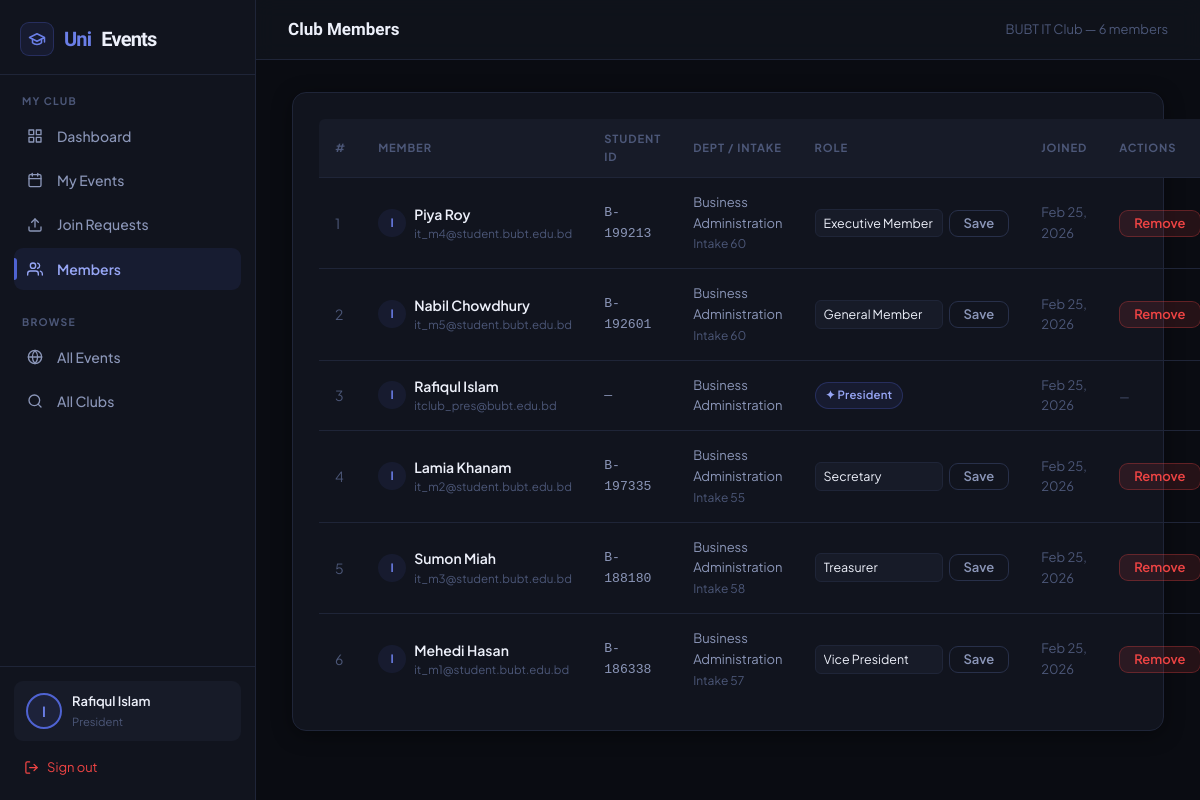
/dashboard/president/members/ (signed in), run on the app's committed database.
### accounts/models.py (models this page shows, shortened)
class CustomUser(AbstractUser):
    USER_TYPE_CHOICES = (
        ('student', 'Student'),
        ('faculty', 'Faculty'),
        ('admin', 'Administrator'),
        ('president', 'President'),
    )
    user_type = models.CharField(max_length=20, choices=USER_TYPE_CHOICES, default='student')
    student_id = models.CharField(max_length=20, blank=True, null=True)
    phone = models.CharField(max_length=15, blank=True, null=True)
    profile_picture = models.ImageField(upload_to='profile_pics/', blank=True, null=True)
    bio = models.TextField(blank=True, null=True)
    department = models.CharField(max_length=100, blank=True, null=True)
    intake = models.CharField(max_length=20, blank=True, null=True, help_text="e.g. 49, 50, Fall-2022")
    year = models.IntegerField(blank=True, null=True)
    is_verified = models.BooleanField(default=False)

### clubs/models.py (models this page shows, shortened)
class Club(models.Model):
    STATUS_CHOICES = (
        ('active', 'Active'),
        ('inactive', 'Inactive'),
        ('pending', 'Pending Approval'),
    )
    name = models.CharField(max_length=200)
    slug = models.SlugField(unique=True)
    description = models.TextField()
    short_description = models.CharField(max_length=300, blank=True, null=True)
    category = models.ForeignKey(ClubCategory, on_delete=models.SET_NULL, null=True, blank=True)
    logo = models.ImageField(upload_to='club_logos/', blank=True, null=True)
    banner = models.ImageField(upload_to='club_banners/', blank=True, null=True)
    president = models.ForeignKey(settings.AUTH_USER_MODEL, on_delete=models.CASCADE, related_name='president_of')
    vice_president = models.ForeignKey(settings.AUTH_USER_MODEL, on_delete=models.SET_NULL, null=True, blank=True, related_name='vice_president_of')
    faculty_advisor = models.ForeignKey(settings.AUTH_USER_MODEL, on_delete=models.SET_NULL, null=True, blank=True, related_name='faculty_advisor_of')
    email = models.EmailField(blank=True, null=True)
    website = models.URLField(blank=True, null=True)
    social_facebook = models.URLField(blank=True, null=True)
    social_instagram = models.URLField(blank=True, null=True)
    social_linkedin = models.URLField(blank=True, null=True)
    status = models.CharField(max_length=20, choices=STATUS_CHOICES, default='pending')
    established_date = models.DateField(default=timezone.now)
    created_at = models.DateTimeField(auto_now_add=True)
    updated_at = models.DateTimeField(auto_now=True)
    class Meta:
        ordering = ['name']

class ClubMember(models.Model):
    ROLE_CHOICES = (
        ('president', 'President'),
        ('vice_president', 'Vice President'),
        ('treasurer', 'Treasurer'),
        ('secretary', 'Secretary'),
        ('executive', 'Executive Member'),
        ('member', 'General Member'),
    )
    STATUS_CHOICES = (
        ('active', 'Active'),
        ('inactive', 'Inactive'),
        ('pending', 'Pending'),
    )
    club = models.ForeignKey(Club, on_delete=models.CASCADE, related_name='members')
    user = models.ForeignKey(settings.AUTH_USER_MODEL, on_delete=models.CASCADE, related_name='club_memberships')
    role = models.CharField(max_length=20, choices=ROLE_CHOICES, default='member')
    status = models.CharField(max_length=20, choices=STATUS_CHOICES, default='pending')
    joined_date = models.DateTimeField(auto_now_add=True)
    approved_by = models.ForeignKey(settings.AUTH_USER_MODEL, on_delete=models.SET_NULL, null=True, blank=True, related_name='approved_memberships')
    approved_at = models.DateTimeField(null=True, blank=True)
    additional_info = models.TextField(blank=True, null=True)
    class Meta:
        unique_together = ['club', 'user']
        ordering = ['-joined_date']

### dashboard/views.py (the view, shortened to what this page needs)
# urls.py: path('president/members/', views.president_member_list, name='president_member_list'),
@login_required
def president_member_list(request):
    user = request.user
    club = Club.objects.filter(president=user, status='active').first()
    if not club:
        return redirect('dashboard')
    members = ClubMember.objects.filter(
        club=club, status='active'
    ).select_related('user').order_by('role', 'joined_date')
    context = {
        'club': club,
        'members': members,
        'role_choices': ClubMember.ROLE_CHOICES,
    }
    return render(request, 'dashboard/president/member_list.html', context)

### templates/dashboard/president/member_list.html (shortened to what this page needs)
{% extends 'base.html' %}
{% block page_title %}Club Members{% endblock %}
{% block topbar_actions %}
  <span style="font-size:0.8125rem;color:var(--txt3);">{{ club.name }} — {{ members|length }} members</span>
{% endblock %}
{% block app_content %}
<div class="card fade-up">
  <table class="data-table">
    <thead>
      <tr>
        <th>#</th>
        <th>Member</th>
        <th>Student ID</th>
        <th>Dept / Intake</th>
        <th>Role</th>
        <th>Joined</th>
        <th>Actions</th>
      </tr>
    </thead>
    <tbody>
      {% for member in members %}
      <tr>
        <td style="color:var(--txt3);">{{ forloop.counter }}</td>
        <td>
          <div style="display:flex;align-items:center;gap:8px;">
            <div style="width:28px;height:28px;border-radius:50%;background:var(--a-bg);display:flex;align-items:center;justify-content:center;font-size:0.72rem;font-weight:700;color:var(--a2);flex-shrink:0;">{{ member.user.username|slice:":1"|upper }}</div>
            <div>
              <div style="font-weight:600;color:var(--txt);">{{ member.user.get_full_name|default:member.user.username }}</div>
              <div style="font-size:0.72rem;color:var(--txt3);">{{ member.user.email }}</div>
            </div>
          </div>
        </td>
        <td style="font-family:monospace;font-size:0.82rem;color:var(--txt2);">{{ member.user.student_id|default:"—" }}</td>
        <td style="font-size:0.8125rem;">
          {{ member.user.department|default:"—" }}
          {% if member.user.intake %}<br><span style="color:var(--txt3);font-size:0.75rem;">Intake {{ member.user.intake }}</span>{% endif %}
        </td>
        <td>
          {% if member.role == 'president' %}
          <span class="badge badge-accent">✦ President</span>
          {% else %}
          <form method="post" style="display:flex;align-items:center;gap:6px;">
            <select name="new_role" style="padding:4px 8px;font-size:0.78rem;border-radius:var(--r-xs);border:1px solid var(--border);background:var(--surface2);color:var(--txt);width:auto;">
              {% for r_val, r_label in role_choices %}
              {% if r_val != 'president' %}
              <option value="{{ r_val }}" {% if member.role == r_val %}selected{% endif %}>{{ r_label }}</option>
              {% endif %}
              {% endfor %}
            </select>
            <button type="submit" class="btn btn-sm btn-ghost">Save</button>
          </form>
          {% endif %}
        </td>
        <td style="color:var(--txt3);font-size:0.8125rem;">{{ member.joined_date|date:"M d, Y" }}</td>
        <td>
          {% if member.role != 'president' %}
          <form method="post" onsubmit="return confirm('Remove {{ member.user.username }} from {{ club.name }}?');">
            <button type="submit" class="btn btn-danger btn-sm">Remove</button>
          </form>
          {% else %}
          <span style="font-size:0.72rem;color:var(--txt3);">—</span>
          {% endif %}
        </td>
      </tr>
      {% empty %}
      <tr><td colspan="7" style="text-align:center;color:var(--txt3);padding:32px 0;">No members yet.</td></tr>
      {% endfor %}
    </tbody>
  </table>
</div>
{% endblock %}

### templates/base.html (shortened to what this page needs)
{% load static %}
<!DOCTYPE html>
<html lang="en">
<head>
</head>
<body>
{% if user.is_authenticated and request.resolver_match.url_name not in 'home,club_list,club_detail,event_list,event_detail,join_club,register,login' %}
<div class="app-layout">
  <aside class="sidebar">
    <div class="sidebar-brand">
      <a href="{% url 'home' %}">
        <div class="sb-icon"><svg width="18" height="18" viewBox="0 0 24 24" fill="none" stroke="currentColor" stroke-width="2" stroke-linecap="round" stroke-linejoin="round" style="color:var(--a2)"><path d="M22 10v6M2 10l10-5 10 5-10 5z"/><path d="M6 12v5c3 3 9 3 12 0v-5"/></svg></div>
        Uni<span>Events</span>
      </a>
    </div>
    {% if user.is_staff or user.user_type == 'admin' %}
    <div class="sb-section">
      <div class="sb-label">Overview</div>
      <ul class="sb-nav">
        <li><a href="{% url 'admin_dashboard' %}" class="{% if request.resolver_match.url_name == 'admin_dashboard' %}active{% endif %}">
          <span class="sb-icon2"><svg width="16" height="16" viewBox="0 0 24 24" fill="none" stroke="currentColor" stroke-width="2" stroke-linecap="round" stroke-linejoin="round"><rect x="3" y="3" width="7" height="7"/><rect x="14" y="3" width="7" height="7"/><rect x="14" y="14" width="7" height="7"/><rect x="3" y="14" width="7" height="7"/></svg></span> Dashboard
        </a></li>
        <li><a href="{% url 'admin_statistics' %}" class="{% if request.resolver_match.url_name == 'admin_statistics' %}active{% endif %}">
          <span class="sb-icon2"><svg width="16" height="16" viewBox="0 0 24 24" fill="none" stroke="currentColor" stroke-width="2" stroke-linecap="round" stroke-linejoin="round"><line x1="18" y1="20" x2="18" y2="10"/><line x1="12" y1="20" x2="12" y2="4"/><line x1="6" y1="20" x2="6" y2="14"/></svg></span> Statistics
        </a></li>
      </ul>
    </div>
    <div class="sb-section">
      <div class="sb-label">Manage</div>
      <ul class="sb-nav">
        <li><a href="{% url 'admin_club_list' %}" class="{% if 'club' in request.resolver_match.url_name %}active{% endif %}">
          <span class="sb-icon2"><svg width="16" height="16" viewBox="0 0 24 24" fill="none" stroke="currentColor" stroke-width="2" stroke-linecap="round" stroke-linejoin="round"><path d="M3 9l9-7 9 7v11a2 2 0 01-2 2H5a2 2 0 01-2-2z"/><polyline points="9 22 9 12 15 12 15 22"/></svg></span> Clubs
        </a></li>
        <li><a href="{% url 'admin_president_list' %}" class="{% if 'president' in request.resolver_match.url_name %}active{% endif %}">
          <span class="sb-icon2"><svg width="16" height="16" viewBox="0 0 24 24" fill="none" stroke="currentColor" stroke-width="2" stroke-linecap="round" stroke-linejoin="round"><circle cx="12" cy="8" r="4"/><path d="M5 20a7 7 0 0114 0"/><path d="M8 7l-2-3M16 7l2-3M12 4V2"/></svg></span> Presidents
        </a></li>
        <li><a href="{% url 'admin_event_requests' %}" class="{% if 'event_request' in request.resolver_match.url_name %}active{% endif %}">
          <span class="sb-icon2"><svg width="16" height="16" viewBox="0 0 24 24" fill="none" stroke="currentColor" stroke-width="2" stroke-linecap="round" stroke-linejoin="round"><path d="M14 2H6a2 2 0 00-2 2v16a2 2 0 002 2h12a2 2 0 002-2V8z"/><polyline points="14 2 14 8 20 8"/><line x1="16" y1="13" x2="8" y2="13"/><line x1="16" y1="17" x2="8" y2="17"/><polyline points="10 9 9 9 8 9"/></svg></span> Event Requests
        </a></li>
      </ul>
    </div>
    <div class="sb-section">
      <div class="sb-label">Browse</div>
      <ul class="sb-nav">
        <li><a href="{% url 'event_list' %}"><span class="sb-icon2"><svg width="16" height="16" viewBox="0 0 24 24" fill="none" stroke="currentColor" stroke-width="2" stroke-linecap="round" stroke-linejoin="round"><rect x="3" y="4" width="18" height="18" rx="2" ry="2"/><line x1="16" y1="2" x2="16" y2="6"/><line x1="8" y1="2" x2="8" y2="6"/><line x1="3" y1="10" x2="21" y2="10"/></svg></span> All Events</a></li>
        <li><a href="{% url 'club_list' %}"><span class="sb-icon2"><svg width="16" height="16" viewBox="0 0 24 24" fill="none" stroke="currentColor" stroke-width="2" stroke-linecap="round" stroke-linejoin="round"><circle cx="11" cy="11" r="8"/><line x1="21" y1="21" x2="16.65" y2="16.65"/></svg></span> All Clubs</a></li>
      </ul>
    </div>
    {% elif user.user_type == 'president' %}
    <div class="sb-section">
      <div class="sb-label">My Club</div>
      <ul class="sb-nav">
        <li><a href="{% url 'president_dashboard' %}" class="{% if request.resolver_match.url_name == 'president_dashboard' %}active{% endif %}">
          <span class="sb-icon2"><svg width="16" height="16" viewBox="0 0 24 24" fill="none" stroke="currentColor" stroke-width="2" stroke-linecap="round" stroke-linejoin="round"><rect x="3" y="3" width="7" height="7"/><rect x="14" y="3" width="7" height="7"/><rect x="14" y="14" width="7" height="7"/><rect x="3" y="14" width="7" height="7"/></svg></span> Dashboard
        </a></li>
        <li><a href="{% url 'president_event_list' %}" class="{% if 'event' in request.resolver_match.url_name %}active{% endif %}">
          <span class="sb-icon2"><svg width="16" height="16" viewBox="0 0 24 24" fill="none" stroke="currentColor" stroke-width="2" stroke-linecap="round" stroke-linejoin="round"><rect x="3" y="4" width="18" height="18" rx="2" ry="2"/><line x1="16" y1="2" x2="16" y2="6"/><line x1="8" y1="2" x2="8" y2="6"/><line x1="3" y1="10" x2="21" y2="10"/></svg></span> My Events
        </a></li>
        <li><a href="{% url 'president_join_requests' %}" class="{% if request.resolver_match.url_name == 'president_join_requests' %}active{% endif %}">
          <span class="sb-icon2"><svg width="16" height="16" viewBox="0 0 24 24" fill="none" stroke="currentColor" stroke-width="2" stroke-linecap="round" stroke-linejoin="round"><path d="M21 15v4a2 2 0 01-2 2H5a2 2 0 01-2-2v-4"/><polyline points="17 8 12 3 7 8"/><line x1="12" y1="3" x2="12" y2="15"/></svg></span> Join Requests
        </a></li>
        <li><a href="{% url 'president_member_list' %}" class="{% if request.resolver_match.url_name == 'president_member_list' %}active{% endif %}">
          <span class="sb-icon2"><svg width="16" height="16" viewBox="0 0 24 24" fill="none" stroke="currentColor" stroke-width="2" stroke-linecap="round" stroke-linejoin="round"><path d="M17 21v-2a4 4 0 00-4-4H5a4 4 0 00-4 4v2"/><circle cx="9" cy="7" r="4"/><path d="M23 21v-2a4 4 0 00-3-3.87M16 3.13a4 4 0 010 7.75"/></svg></span> Members
        </a></li>
      </ul>
    </div>
    <div class="sb-section">
      <div class="sb-label">Browse</div>
      <ul class="sb-nav">
        <li><a href="{% url 'event_list' %}"><span class="sb-icon2"><svg width="16" height="16" viewBox="0 0 24 24" fill="none" stroke="currentColor" stroke-width="2" stroke-linecap="round" stroke-linejoin="round"><circle cx="12" cy="12" r="10"/><line x1="2" y1="12" x2="22" y2="12"/><path d="M12 2a15.3 15.3 0 014 10 15.3 15.3 0 01-4 10 15.3 15.3 0 01-4-10 15.3 15.3 0 014-10z"/></svg></span> All Events</a></li>
        <li><a href="{% url 'club_list' %}"><span class="sb-icon2"><svg width="16" height="16" viewBox="0 0 24 24" fill="none" stroke="currentColor" stroke-width="2" stroke-linecap="round" stroke-linejoin="round"><circle cx="11" cy="11" r="8"/><line x1="21" y1="21" x2="16.65" y2="16.65"/></svg></span> All Clubs</a></li>
      </ul>
    </div>
    {% endif %}
    <div class="sb-footer">
      <div class="sb-user">
        <div class="sb-avatar">
          {% if user.profile_picture %}<img src="{{ user.profile_picture.url }}" style="width:100%;height:100%;object-fit:cover;border-radius:50%;">
          {% else %}{{ user.username|slice:":1"|upper }}{% endif %}
        </div>
        <div style="flex:1;min-width:0;">
          <div class="sb-name">{{ user.get_full_name|default:user.username|truncatechars:18 }}</div>
          <div class="sb-role">{{ user.get_user_type_display }}</div>
        </div>
      </div>
      <a href="{% url 'logout' %}" class="sb-logout">
        <svg width="15" height="15" viewBox="0 0 24 24" fill="none" stroke="currentColor" stroke-width="2" stroke-linecap="round" stroke-linejoin="round"><path d="M9 21H5a2 2 0 01-2-2V5a2 2 0 012-2h4"/><polyline points="16 17 21 12 16 7"/><line x1="21" y1="12" x2="9" y2="12"/></svg> Sign out
      </a>
    </div>
  </aside>
  <div class="app-main">
    <div class="app-topbar">
      <span class="app-topbar-title">{% block page_title %}{% endblock %}</span>
      <div class="app-topbar-right">{% block topbar_actions %}{% endblock %}</div>
    </div>
    <div class="app-content">
      {% block app_content %}{% endblock %}
    </div>
  </div>
</div>
{% endif %}
</body>
</html>

### data on the page
CustomUser: username "I", get_full_name "Rafiqul Islam", user_type "President"
Club: name "BUBT IT Club"
ClubMember: user.username "I", user.get_full_name "Piya Roy", user.email "it_m4@student.bubt.edu.bd", user.student_id "B-199213", user.department "Business Administration", user.intake "60", new_role "Executive Member", joined_date "Feb 25, 2026"
ClubMember: user.username "I", user.get_full_name "Nabil Chowdhury", user.email "it_m5@student.bubt.edu.bd", user.student_id "B-192601", user.department "Business Administration", user.intake "60", new_role "General Member", joined_date "Feb 25, 2026"
ClubMember: user.username "I", user.get_full_name "Rafiqul Islam", user.email "itclub_pres@bubt.edu.bd", user.student_id "—", user.department "Business Administration", role "✦ President", joined_date "Feb 25, 2026"
ClubMember: user.username "I", user.get_full_name "Lamia Khanam", user.email "it_m2@student.bubt.edu.bd", user.student_id "B-197335", user.department "Business Administration", user.intake "55", new_role "Secretary", joined_date "Feb 25, 2026"
ClubMember: user.username "I", user.get_full_name "Sumon Miah", user.email "it_m3@student.bubt.edu.bd", user.student_id "B-188180", user.department "Business Administration", user.intake "58", new_role "Treasurer", joined_date "Feb 25, 2026"
ClubMember: user.username "I", user.get_full_name "Mehedi Hasan", user.email "it_m1@student.bubt.edu.bd", user.student_id "B-186338", user.department "Business Administration", user.intake "57", new_role "Vice President", joined_date "Feb 25, 2026"

### other printed values
{{ members|length }} "6"
